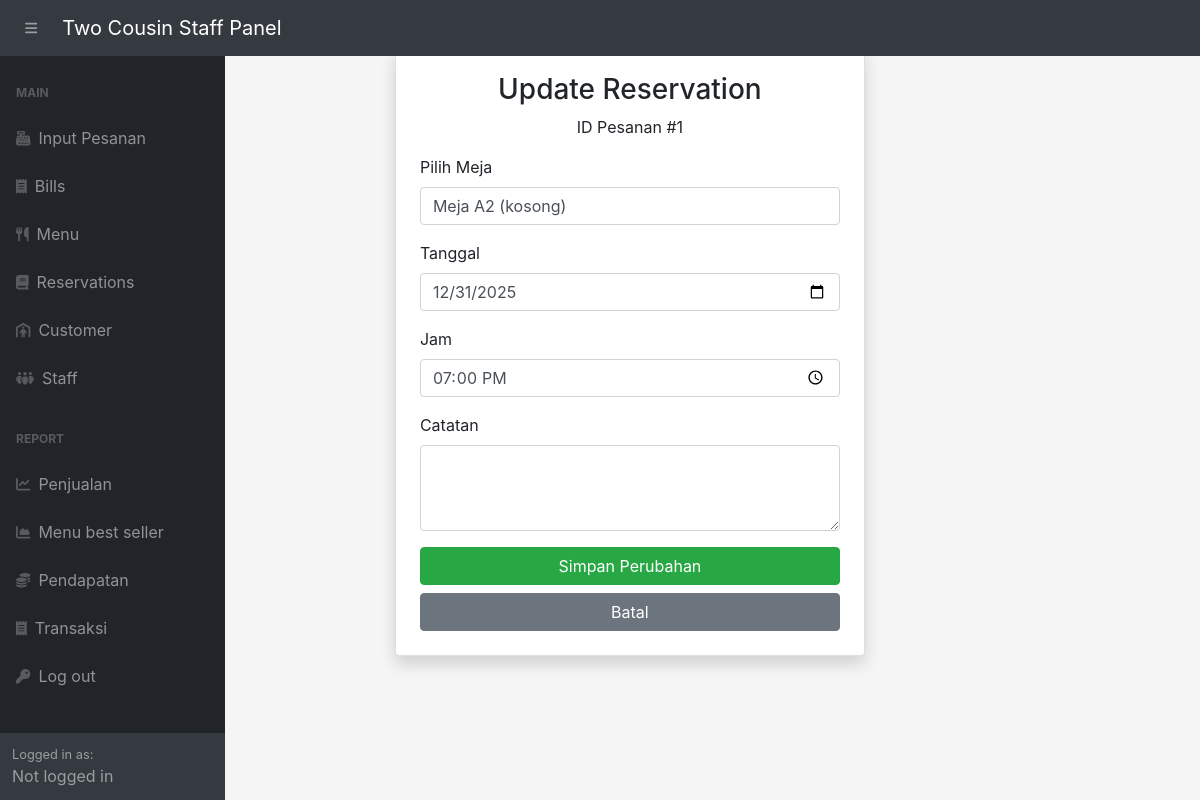
The app's page /adminSide/reservationsCrud/updateReservation.php?id=1 with its own data.
### tables this page shows
CREATE TABLE `pesanan` (
  `id_pesanan` int(11) NOT NULL,
  `id_meja` int(11) DEFAULT NULL,
  `id_kasir` int(11) DEFAULT NULL,
  `id_customer` int(11) DEFAULT NULL,
  `nama_customer` varchar(100) DEFAULT NULL,
  `tanggal_pesan` datetime DEFAULT current_timestamp(),
  `status_pesanan` enum('pending','diproses','selesai','reservasi','batal') DEFAULT 'pending',
  `total_harga` decimal(12,2) DEFAULT 0.00,
  `catatan` text DEFAULT NULL
);

### adminSide/reservationsCrud/updateReservation.php (the view, shortened to what this page needs)
<?php
require_once "../config.php";
include "../inc/dashHeader.php";
$id_pesanan = (int)$_GET['id'];
$q = mysqli_query($link, "
    SELECT p.*, m.nomor_meja
    FROM pesanan p
    LEFT JOIN meja m ON p.id_meja = m.id_meja
    WHERE p.id_pesanan='$id_pesanan'
");
$data = mysqli_fetch_assoc($q);
$id_meja_lama = $data['id_meja'];
$qMeja = mysqli_query($link, "
    SELECT * FROM meja
    WHERE status='kosong' OR id_meja='$id_meja_lama'
    ORDER BY nomor_meja ASC
");
$tgl = date("Y-m-d", strtotime($data['tanggal_pesan']));
$jam = date("H:i", strtotime($data['tanggal_pesan']));
?>
<!DOCTYPE html>
<html>
<head>
    <link rel="stylesheet" href="https://stackpath.bootstrapcdn.com/bootstrap/4.5.2/css/bootstrap.min.css">
</head>
<body style="background:#f5f5f5;">
<div class="container mt-5" style="max-width:500px;">
    <div class="card p-4 shadow">
        <h3 class="text-center">Update Reservation</h3>
        <p class="text-center">ID Pesanan #<?= $id_pesanan ?></p>
        <form method="POST" action="processUpdateReservation.php">
            <div class="form-group">
                <label>Pilih Meja</label>
                <select name="id_meja" class="form-control" required>
                    <?php while($m = mysqli_fetch_assoc($qMeja)): ?>
                        <option value="<?= $m['id_meja'] ?>"
                            <?= ($m['id_meja']==$data['id_meja']) ? "selected" : "" ?>>
                            Meja <?= $m['nomor_meja'] ?> (<?= $m['status'] ?>)
                        </option>
                    <?php endwhile; ?>
                </select>
            </div>
            <div class="form-group">
                <label>Tanggal</label>
                <input type="date" name="tanggal" class="form-control" required value="<?= $tgl ?>">
            </div>
            <div class="form-group">
                <label>Jam</label>
                <input type="time" name="jam" class="form-control" required value="<?= $jam ?>">
            </div>
            <div class="form-group">
                <label>Catatan</label>
                <textarea name="catatan" class="form-control" rows="3"><?= htmlspecialchars($data['catatan']); ?></textarea>
            </div>
            <button class="btn btn-success btn-block">Simpan Perubahan</button>
            <a href="../panel/reservation-panel.php" class="btn btn-secondary btn-block">Batal</a>
        </form>
    </div>
</div>
</body>
</html>
<?php include "../inc/dashFooter.php"; ?>

### records on screen
pesanan: id_meja "Meja A2 (kosong)", tanggal "12/31/2025", jam "19:00"

### other values on screen
$id_pesanan "1"
